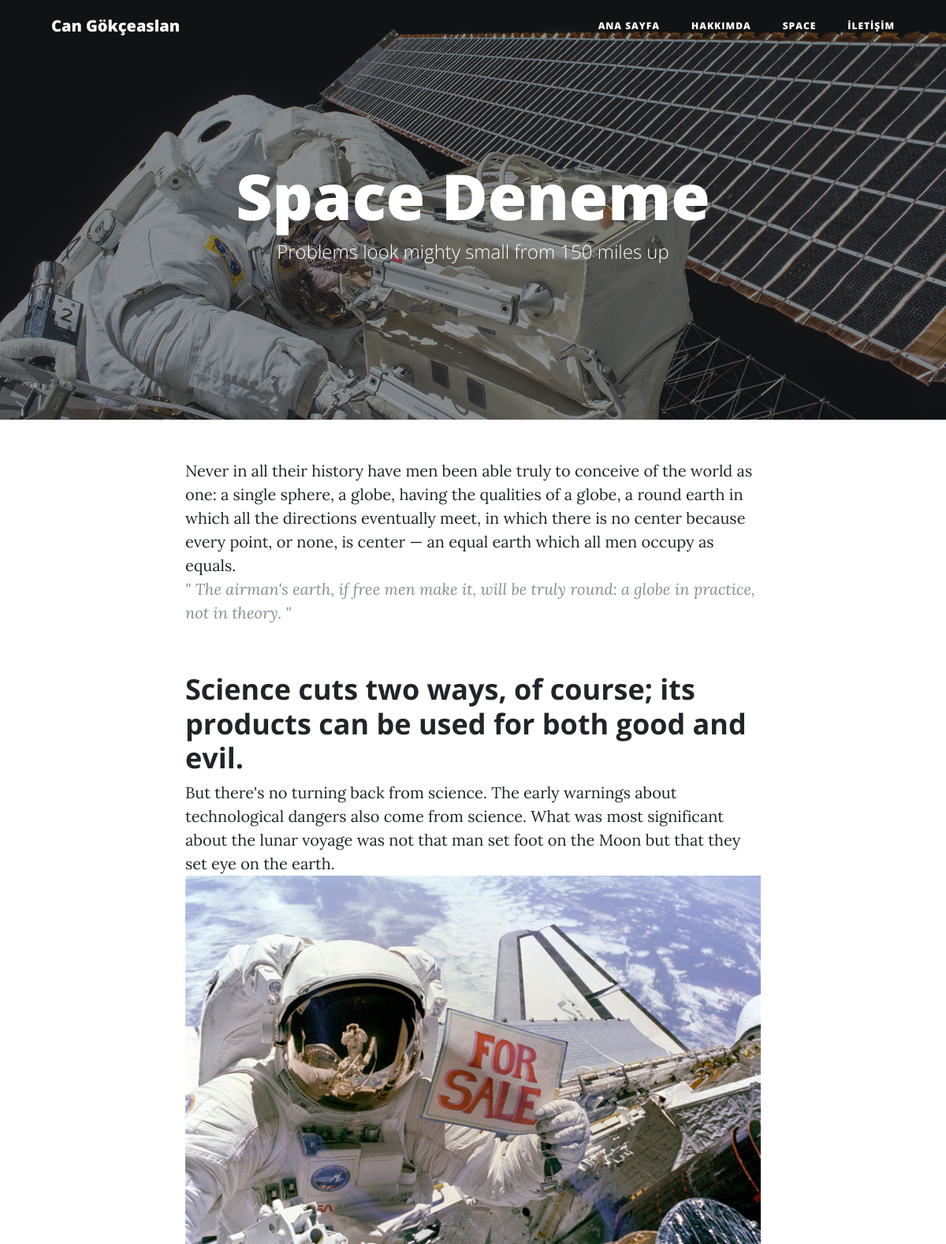
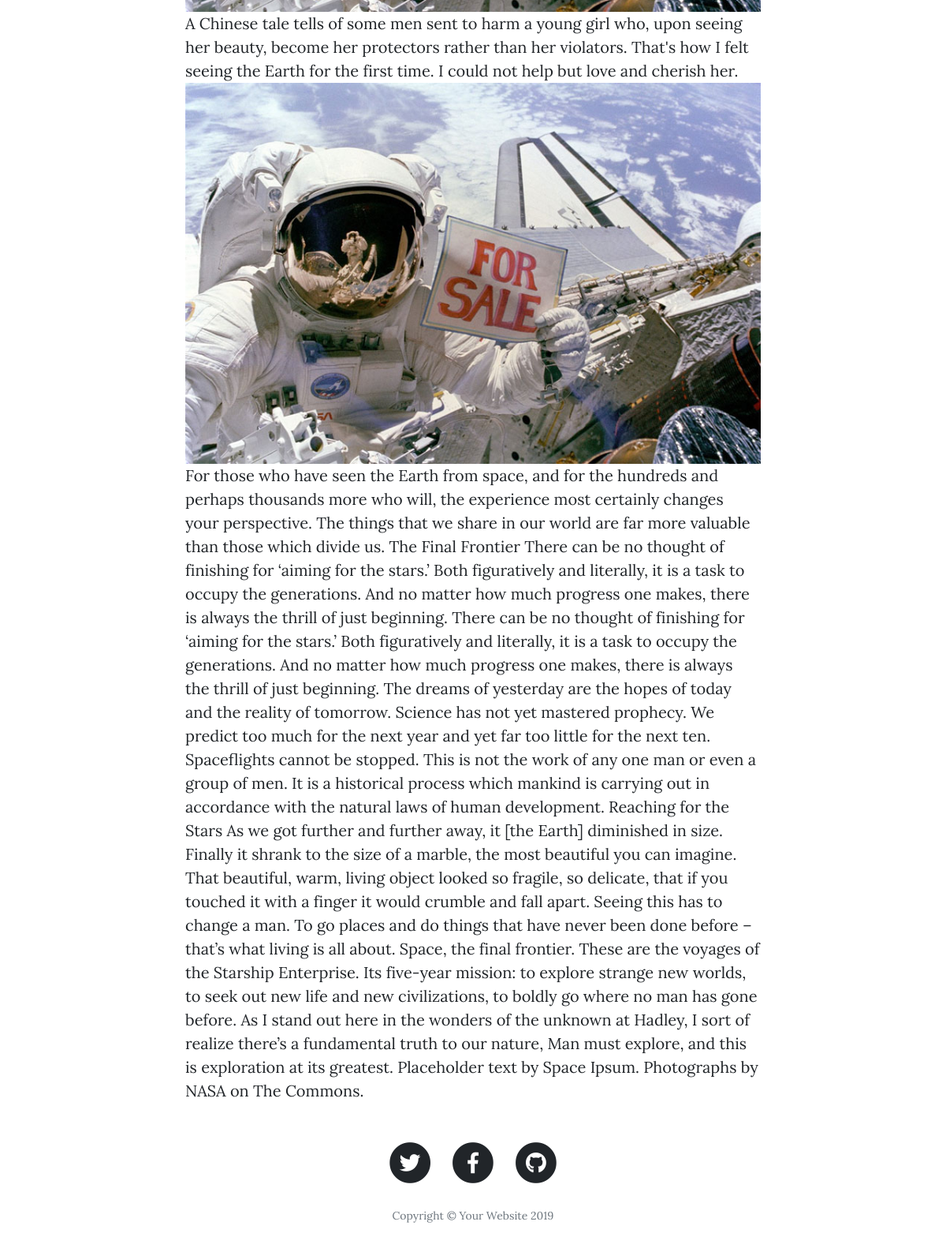
The app's page /blog/post/index.php?url=deneme with its own data (2 pictures, top to bottom).
### tables this page shows
CREATE TABLE `blog` (
  `id` int(100) NOT NULL,
  `title` varchar(100) NOT NULL,
  `description` text NOT NULL,
  `post` longtext NOT NULL,
  `url` varchar(100) NOT NULL,
  `author` varchar(100) DEFAULT NULL,
  `date` date DEFAULT NULL,
  `image` text
);

### blog/Modules/Config/index.php (called while the page is built, shortened)
<?php
class Config{
    public function config(){
        $conn = mysqli_connect(HOST,USER,PASS,DB) or die('Baglanti Saglanamadi');
        return $conn;
    }
    public function fetchBlogInfo($url){
        $sql = "SELECT image,title,description FROM blog WHERE url='".$url."';";
        $result = mysqli_query($this->config(),$sql);
        return mysqli_fetch_assoc($result);
    }
}
?>

### blog/Modules/TopImage/index.php (the view)
<?php
class TopImage{
    function __construct($img_src,$title, $desc){
        $this->title = $title;
        $this->desc = $desc;
        $this->src = $img_src;
    }
    public function getTopImage(){
        ?>
        <header class="masthead" style="background-image: url('<?php echo $this->src; ?>')">
            <div class="overlay"></div>
                <div class="container">
                    <div class="row">
                        <div class="col-lg-8 col-md-10 mx-auto">
                        <div class="site-heading">
                            <h1><?php echo $this->title; ?></h1>
                            <span class="subheading"><?php echo $this->desc; ?></span>
                        </div>
                    </div>
                </div>
            </div>
        </header>
        <?php
    }
}
?>

### records on screen
blog: image (picture), title "Space Deneme", description "Problems look mighty small from 150 miles up"

### other values on screen
$data[$counter] "Never"
$data[$counter] "in"
$data[$counter] "all"
$data[$counter] "their"
$data[$counter] "history"
$data[$counter] "have"
$data[$counter] "men"
$data[$counter] "been"
$data[$counter] "able"
$data[$counter] "truly"
$data[$counter] "to"
$data[$counter] "conceive"
$data[$counter] "of"
$data[$counter] "the"
$data[$counter] "world"
